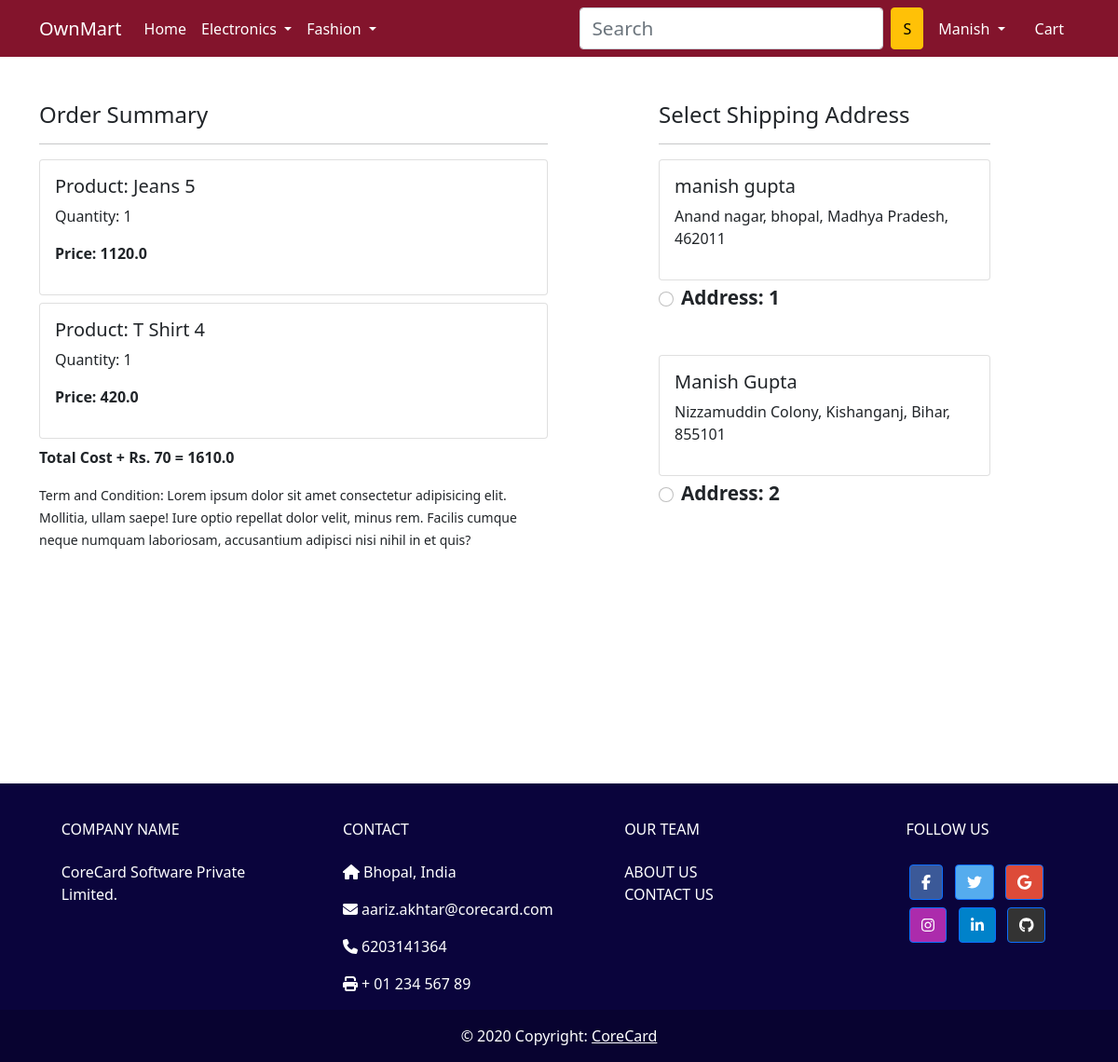
The app's page /checkout/ (signed in) with its own data.
### app/models.py (models this page shows, shortened)
class Cart(models.Model):
	user = models.ForeignKey(User, on_delete=models.CASCADE)
	product = models.ForeignKey(Product,on_delete=models.CASCADE)
	quantity = models.PositiveIntegerField(default=1)
	@property
	def total_cost(self):
		return self.quantity * self.product.discounted_price

class Product(models.Model):
	title = models.CharField(max_length=100)
	selling_price = models.FloatField()
	discounted_price = models.FloatField()
	description = models.TextField()
	brand = models.CharField(max_length=100)
	category = models.CharField(choices=CATEGORY_CHOICES,max_length=2)
	product_image = models.ImageField(upload_to='productimg')

class Customer(models.Model):
	user = models.ForeignKey(User,on_delete=models.CASCADE)
	name = models.CharField(max_length=200)
	locality = models.CharField(max_length=200)
	city = models.CharField(max_length=50)
	zipcode = models.IntegerField()
	state = models.CharField(choices=STATE_CHOICES, max_length=50)

### app/views.py (the view)
# urls.py: path('checkout/', views.checkout, name='checkout'),
@login_required
def checkout(request):
	user = request.user
	add = Customer.objects.filter(user=user)
	cart_items = Cart.objects.filter(user=user)
	amount = 0.0
	shipping_amount = 70.0
	totalamount = 0.0
	cart_product = [p for p in Cart.objects.all()
			if p.user == request.user]
	if cart_product:
		for p in cart_product:
			tempamount = (p.quantity * p.product.discounted_price)
			amount += tempamount
		totalamount = amount+shipping_amount
	return render(request,'app/checkout.html',{'add':add,
		'totalamount':totalamount,'cart_items':cart_items})

### app/templates/app/checkout.html (shortened to what this page needs)
{% extends 'app/base.html' %}
{% load static %}
{% block main-content %}
<div class="container">
 <div class="row mt-5">
  <div class="col-sm-6">
    <h4>Order Summary</h4>
    <hr>
    {% for item in cart_items %}
      <div class="card mb-2">
        <div class="card-body">
          <h5>Product: {{item.product.title}}</h5>
          <p>Quantity: {{item.quantity}}</p>
          <p class="fw-bold">Price: {{item.total_cost}}</p>
        </div>
      </div>
      {% endfor %}
      <p class="fw-bold">Total Cost + Rs. 70 = {{totalamount}}</p>
    <small>Term and Condition: Lorem ipsum dolor sit amet consectetur adipisicing elit. Mollitia, ullam saepe! Iure optio repellat dolor velit, minus rem. Facilis cumque neque numquam laboriosam, accusantium adipisci nisi nihil in et quis?</small>
  </div>
  <div class="col-sm-4 offset-sm-1">
    <h4>Select Shipping Address</h4>
    <hr>
    <form action="/paymentdone" id="myform">
      {% for ad in add %}
      <div class="card">
        <div class="card-body">
        <h5>{{ad.name}}</h5>
        <p>{{ad.locality}}, {{ad.city}}, {{ad.state}}, {{ad.zipcode}}</p>
        </div>
      </div>
        <div class="form-check mt-2 mb-5">
          <input class="form-check-input" type="radio"
          name="custid"  id="custadd{{forloop.counter}}"
           value="{{ad.id}}">
          <label class="form-check-label fw-bold" for="custadd{{forloop.counter}}">
            Address: {{forloop.counter}} </label>
        </div>
        {% endfor %}
      </form>
    </div>
  </div>
</div>
{% endblock main-content %}

### app/templates/app/base.html (shortened to what this page needs)
<!doctype html>
{% load static %}
<html lang="en">
  <head>
    <link href="https://cdn.jsdelivr.net/npm/bootstrap@5.0.0-beta1/dist/css/bootstrap.min.css" rel="stylesheet">
    <link rel="stylesheet" href="{% static 'app/css/owl.carousel.min.css' %}">
    <link rel="stylesheet" href="{% static 'app/css/all.min.css' %}">
    <link rel="stylesheet" href="{% static 'app/css/style.css' %}">
  </head>
  <body>
    <nav class="navbar navbar-expand-lg navbar-dark bg-primary">
     <div class="container">
       <a class="navbar-brand" href="/">OwnMart</a>
       <div class="collapse navbar-collapse" id="navbarSupportedContent">
         <ul class="navbar-nav me-auto mb-2 mb-lg-0">
           <li class="nav-item">
             <a class="nav-link active" aria-current="page" href="/">Home</a>
           </li>
           <li class="nav-item dropdown">
             <a class="nav-link dropdown-toggle text-white" href="#" id="electronicsDropdown" role="button" data-bs-toggle="dropdown" aria-expanded="false">
               Electronics
             </a>
           </li>
           <li class="nav-item dropdown">
             <a class="nav-link dropdown-toggle text-white" href="#" id="fashionDropdown" role="button" data-bs-toggle="dropdown" aria-expanded="false">
               Fashion
             </a>
           </li>
         </ul>
         <form class="d-flex">
           <input class="form-control me-2" type="search" placeholder="Search" aria-label="Search">
           <button class="btn btn-warning" type="submit">S</button>
         </form>
         <div>
          <ul class="navbar-nav me-auto mb-2 mb-lg-0">
            {% if request.user.is_authenticated %}
           <li class="nav-item dropdown mx-2">
              <a class="nav-link dropdown-toggle text-white" href="#" id="profileDropdown" role="button" data-bs-toggle="dropdown" aria-expanded="false">
                {{request.user.username|capfirst}}
              </a>
            </li>
            <li class="nav-item mx-2">
             <a href="{% url 'showcart' %}" class="nav-link text-white"> Cart </a>
            </li>
            {% endif %}
          </ul>
         </div>
       </div>
     </div>
    </nav>
    {% block main-content %} {% endblock main-content %}
<div >
  <footer
          class="text-center text-lg-start text-white"
          style="background-color: #0A043C"
          >
    <div class="container p-4 pb-0">
      <section class="">
        <div class="row">
          <div class="col-md-3 col-lg-3 col-xl-3 mx-auto mt-3">
            <h6 class="text-uppercase mb-4 font-weight-bold">
              Company name
            </h6>
            <p>
              CoreCard Software Private Limited.
            </p>
          </div>
          <div class="col-md-4 col-lg-3 col-xl-3 mx-auto mt-3">
            <h6 class="text-uppercase mb-4 font-weight-bold">Contact</h6>
            <p><i class="fas fa-home mr-3"></i> Bhopal, India</p>
            <p><i class="fas fa-envelope mr-3"></i> aariz.akhtar@corecard.com</p>
            <p><i class="fas fa-phone mr-3"></i> 6203141364</p>
            <p><i class="fas fa-print mr-3"></i> + 01 234 567 89</p>
          </div>
          <div class="col-md-4 col-lg-3 col-xl-3 mx-auto mt-3">
            <h6 class="text-uppercase mb-4 font-weight-bold">Our Team</h6>
            <a style="text-decoration: none;color:white" class="text-uppercase mb-4 font-weight-bold" href="/aboutus">About Us</a>
            <br>
            <a style="text-decoration: none;color:white;" class="text-uppercase mb-4 font-weight-bold" href="/contactus">Contact Us</a>
          </div>
          <div class="col-md-3 col-lg-2 col-xl-2 mx-auto mt-3">
            <h6 class="text-uppercase mb-4 font-weight-bold">Follow us</h6>
            <a
               class="btn btn-primary btn-floating m-1"
               style="background-color: #3b5998"
               href="#!"
               role="button"
               ><i class="fab fa-facebook-f"></i
              ></a>
            <a
               class="btn btn-primary btn-floating m-1"
               style="background-color: #55acee"
               href="#!"
               role="button"
               ><i class="fab fa-twitter"></i
              ></a>
            <a
               class="btn btn-primary btn-floating m-1"
               style="background-color: #dd4b39"
               href="#!"
               role="button"
               ><i class="fab fa-google"></i
              ></a>
            <a
               class="btn btn-primary btn-floating m-1"
               style="background-color: #ac2bac"
               href="#!"
               role="button"
               ><i class="fab fa-instagram"></i
              ></a>
            <a
               class="btn btn-primary btn-floating m-1"
               style="background-color: #0082ca"
               href="#!"
               role="button"
               ><i class="fab fa-linkedin-in"></i
              ></a>
            <a
               class="btn btn-primary btn-floating m-1"
               style="background-color: #333333"
               href="#!"
               role="button"
               ><i class="fab fa-github"></i
              ></a>
          </div>
        </div>
      </section>
    </div>
    <div
         class="text-center p-3"
         style="background-color: rgba(0, 0, 0, 0.2)"
         >
      © 2020 Copyright:
      <a class="text-white" href="https://mdbootstrap.com/"
         >CoreCard</a
        >
    </div>
  </footer>
</div>
  </body>
</html>

### app/static/app/css/style.css (style rules this page uses)
.bg-primary { background-color: #83142C!important; }
footer { margin-top: 250px; }
ul { margin:0; padding:0; list-style:none; }
label { font-size: 1.3em; line-height: 1em; font-weight: normal; }
.form-control { font-size: 1.3em; color: #080808; }

### records on screen
Cart: product "Jeans 5", quantity "1", total_cost "1120.0"
Cart: product "T Shirt 4", quantity "1", total_cost "420.0"
Customer: name "manish gupta", locality "Anand nagar", city "bhopal", state "Madhya Pradesh", zipcode "462011"
Customer: name "Manish Gupta", locality "Nizzamuddin Colony", city "Kishanganj", state "Bihar", zipcode "855101"

### other values on screen
{{ request.user.username|capfirst }} "Manish"
{{ totalamount }} "1610.0"
